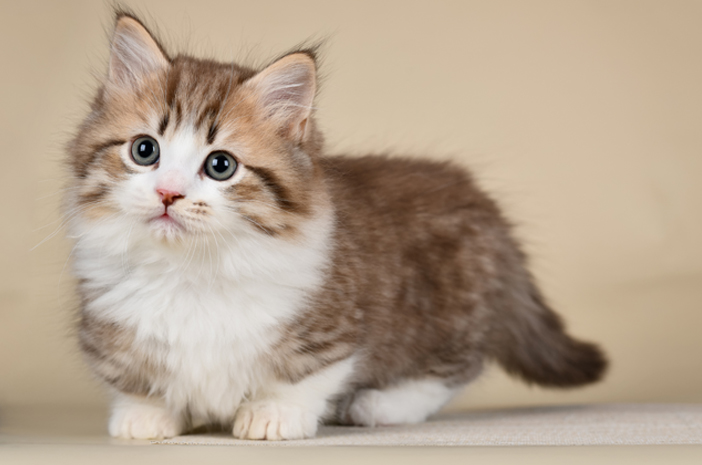
#> input picture LearnOpenCV/kucing.jpg, 702 x 465 px
$ python kontras.py
#> lines starting #> are read from the running program, lines starting #| are printed output that depends on the picture
import cv2 as cv
import matplotlib.pyplot as plt

path = r'kucing.jpg'
img = cv.imread(path)
#> img is the input picture: shape (465, 702, 3); mean B, G, R 143.4, 163, 181

res = cv.convertScaleAbs(img, alpha=1.2, beta=0)
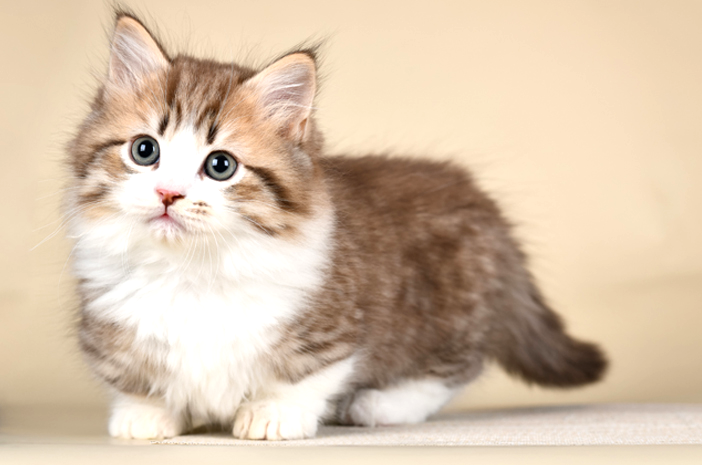
#> res: shape (465, 702, 3); mean B, G, R 171.9, 195.1, 216.3

cv.imshow('Original', img)
cv.imshow('Contrast', res)
cv.waitKey(0)
cv.destroyAllWindows
